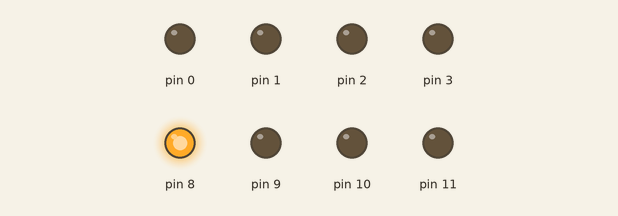
Bench run of a sketch on a simulated Arduino Uno, built with avr-gcc and run on an emulated ATmega328P. On the bench: output pins drawn as LEDs (lit = HIGH).

Above: at 0.05 s.
At 5.15 s:
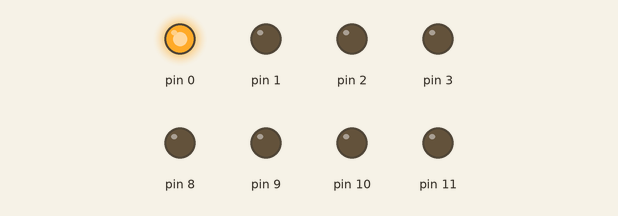
At 9.95 s:
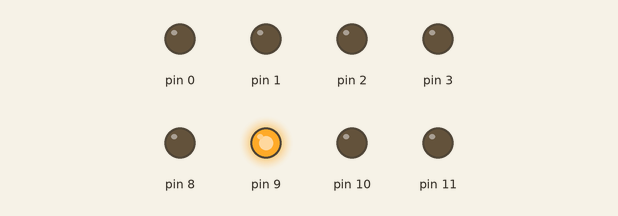
At 19.85 s:
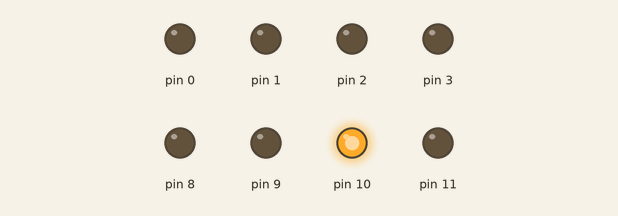
At 29.75 s:
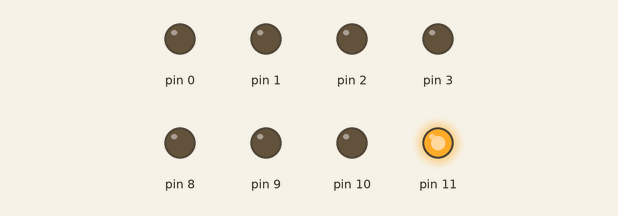
At 39.6 s:
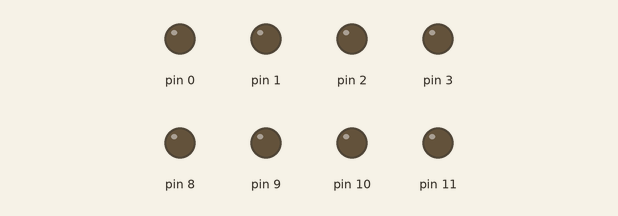
Timing chart, 0 to 40.0 s (numbered marks = the images above):
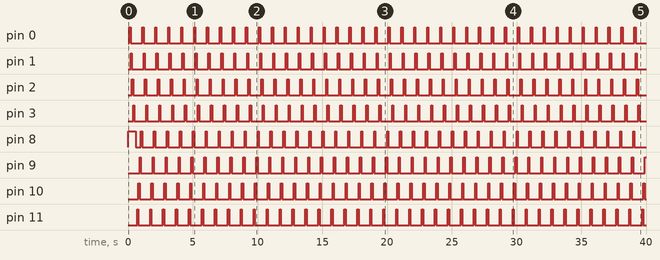

The sketch:

two-ports-led-pattern.ino
```cpp
/*
   written by Ahmed khairy
   on moday 11/9/2019
   using arduino uno
   two ports led pattern
*/
#include <avr/io.h>
#include <util/delay.h>
#define dly 100
int main(void)
{
  uint8_t x = 0;
  DDRD = 0x0f;
  DDRB = 0x0f;
  PORTD = 0x00;
  PORTB = 0x00;
  PORTB = _BV(0);
  _delay_ms(dly);
  while (1)
  {
    while (x < 5)
    {
      PORTD = _BV(x);
      _delay_ms(dly);
      x++;
    }
    PORTD = 0;
    PORTB = 0;
    do
    {
      x--;
      PORTB = _BV(x);
      _delay_ms(dly);

    }
    while (x > 0);

    PORTD = 0;
    PORTB = 0;
  }
  return (0);
}
```

Measured:
- by itself, pin 0–3, pin 9–11: alternates HIGH for 0.10 s and LOW for 0.90 s
- by itself, pin 8: goes HIGH 0.60 s, LOW 0.40 s, 38 × (HIGH 0.10 s, LOW 0.90 s), HIGH 0.10 s, then LOW
